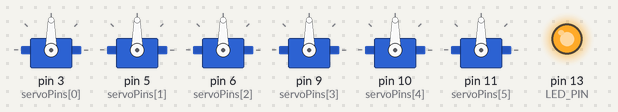
Bench run of a sketch on a simulated Arduino Uno, built with avr-gcc and run on an emulated ATmega328P. Parts: 6 × servo, output pins drawn as LEDs (lit = HIGH). What the sketch prints to the serial monitor is not drawn.

Above: at 0.1 s.
At 1.1 s:
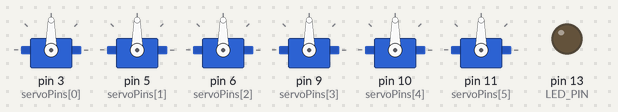
Timing chart, 0 to 2.6 s (numbered marks = the images above):
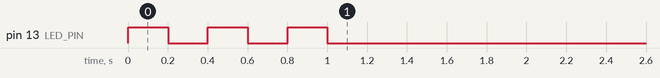

The sketch:

arduino_controller.ino
```cpp
#include <Servo.h>

// Number of servos
#define NUM_SERVOS 6

// Servo objects
Servo servos[NUM_SERVOS];

// Servo pins (adjust based on your Arduino board)
const int servoPins[NUM_SERVOS] = {3, 5, 6, 9, 10, 11};

// Current servo positions
int currentPositions[NUM_SERVOS] = {90, 90, 90, 90, 90, 90};

// Target servo positions
int targetPositions[NUM_SERVOS] = {90, 90, 90, 90, 90, 90};

// Servo limits (degrees)
const int servoMin[NUM_SERVOS] = {0, 0, 0, 0, 0, 0};
const int servoMax[NUM_SERVOS] = {180, 180, 180, 180, 180, 180};

// Movement speed (degrees per update)
const int moveSpeed = 2;

// Serial communication
const byte START_BYTE = 0xFF;
byte incomingData[8]; // Start + 6 angles + checksum
int dataIndex = 0;
bool receivingData = false;

// LED pin for status
const int LED_PIN = 13;

// Safety
unsigned long lastCommandTime = 0;
const unsigned long COMMAND_TIMEOUT = 1000; // 1 second timeout

void setup() {
  // Initialize serial
  Serial.begin(115200);

  // Initialize LED
  pinMode(LED_PIN, OUTPUT);
  digitalWrite(LED_PIN, LOW);

  // Attach servos
  for (int i = 0; i < NUM_SERVOS; i++) {
    servos[i].attach(servoPins[i]);
    servos[i].write(currentPositions[i]);
  }

  // Startup blink
  for (int i = 0; i < 3; i++) {
    digitalWrite(LED_PIN, HIGH);
    delay(200);
    digitalWrite(LED_PIN, LOW);
    delay(200);
  }

  Serial.println("Arduino Robot Controller Ready");
}

void loop() {
  // Read serial data
  readSerialData();

  // Update servo positions smoothly
  updateServos();

  // Safety check - stop if no commands received
  if (millis() - lastCommandTime > COMMAND_TIMEOUT) {
    // Hold current position (don't move)
    for (int i = 0; i < NUM_SERVOS; i++) {
      targetPositions[i] = currentPositions[i];
    }
    digitalWrite(LED_PIN, LOW);
  } else {
    digitalWrite(LED_PIN, HIGH);
  }

  delay(20); // 50 Hz update rate
}

void readSerialData() {
  while (Serial.available() > 0) {
    byte inByte = Serial.read();

    if (!receivingData) {
      // Look for start byte
      if (inByte == START_BYTE) {
        receivingData = true;
        dataIndex = 0;
        incomingData[dataIndex++] = inByte;
      }
    } else {
      // Collect data
      incomingData[dataIndex++] = inByte;

      // Check if we have complete packet (8 bytes total)
      if (dataIndex >= 8) {
        processPacket();
        receivingData = false;
        dataIndex = 0;
      }
    }
  }
}

void processPacket() {
  // Verify checksum
  int checksum = 0;
  for (int i = 1; i < 7; i++) { // Sum angles only
    checksum += incomingData[i];
  }
  checksum = checksum & 0xFF;

  if (checksum != incomingData[7]) {
    Serial.println("Checksum error");
    return;
  }

  // Extract servo angles
  for (int i = 0; i < NUM_SERVOS; i++) {
    int angle = incomingData[i + 1];

    // Clamp to limits
    angle = constrain(angle, servoMin[i], servoMax[i]);

    targetPositions[i] = angle;
  }

  lastCommandTime = millis();

  // Debug output (optional - comment out for production)
  // Serial.print("Received: ");
  // for (int i = 0; i < NUM_SERVOS; i++) {
  //   Serial.print(targetPositions[i]);
  //   Serial.print(" ");
  // }
  // Serial.println();
}

void updateServos() {
  // Move servos smoothly towards target positions
  for (int i = 0; i < NUM_SERVOS; i++) {
    if (currentPositions[i] < targetPositions[i]) {
      currentPositions[i] =
          min(currentPositions[i] + moveSpeed, targetPositions[i]);
    } else if (currentPositions[i] > targetPositions[i]) {
      currentPositions[i] =
          max(currentPositions[i] - moveSpeed, targetPositions[i]);
    }

    servos[i].write(currentPositions[i]);
  }
}

// Emergency stop function (can be triggered by external button)
void emergencyStop() {
  // Detach all servos
  for (int i = 0; i < NUM_SERVOS; i++) {
    servos[i].detach();
  }

  // Blink LED rapidly
  while (true) {
    digitalWrite(LED_PIN, HIGH);
    delay(100);
    digitalWrite(LED_PIN, LOW);
    delay(100);
  }
}
```
